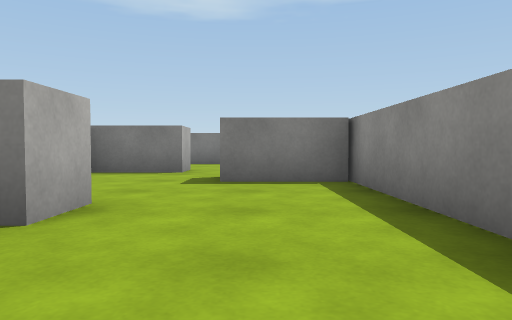
View 1 (above)

24 first-person views from a walk through a Unity game level. The camera is 0.27 m above the floor, tilts 2° down and sees 70° across. The floor is counted in squares, 0.5 m on a side. Each view is taken from the middle of a square. On the plan, view 1 faces up. The plan holds only what a view shows up to about 9 squares ahead; the rest is blank. The player is left out. Surface patterns are stand-ins for the level's own textures.

View 2
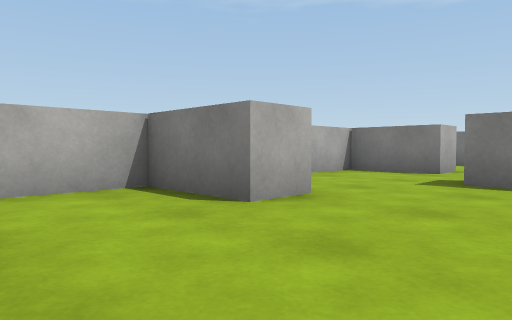

View 3
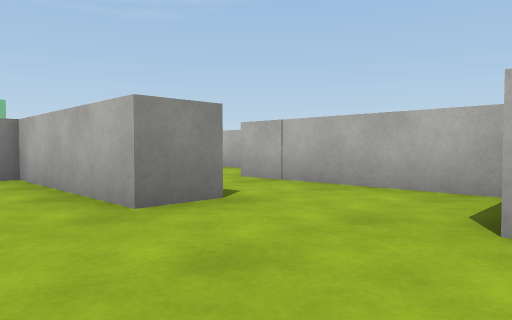

View 4
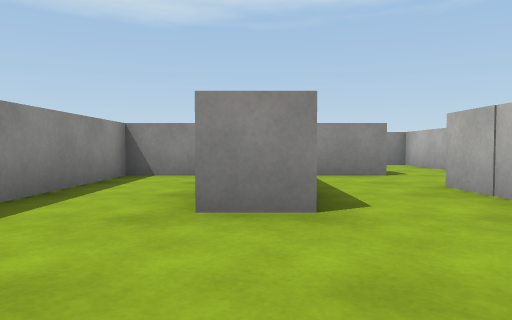

View 5
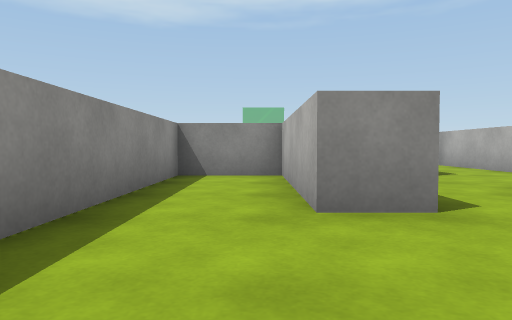

View 6
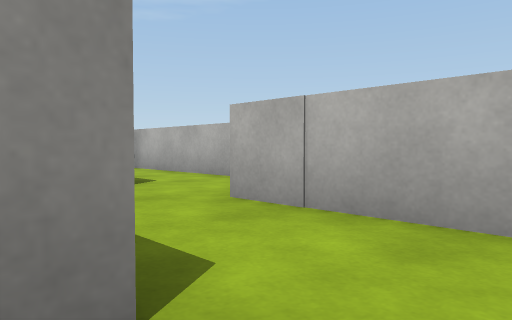

View 7
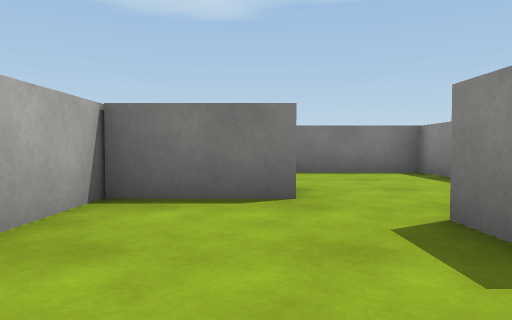

View 8
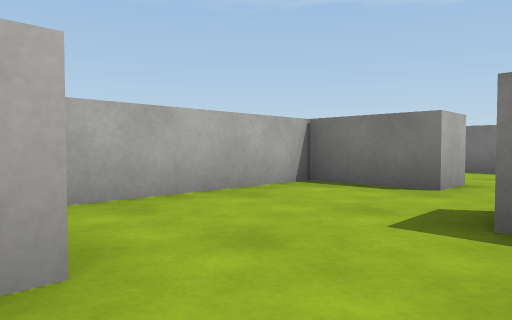

View 9
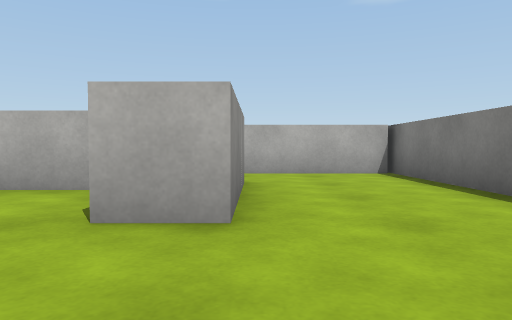

View 10
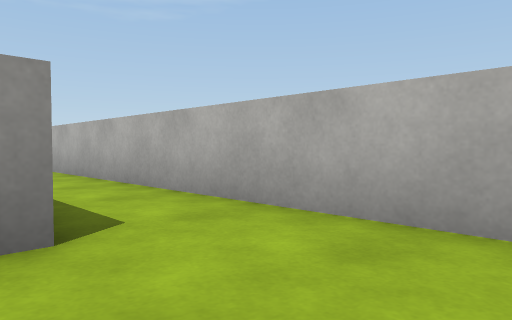

View 11
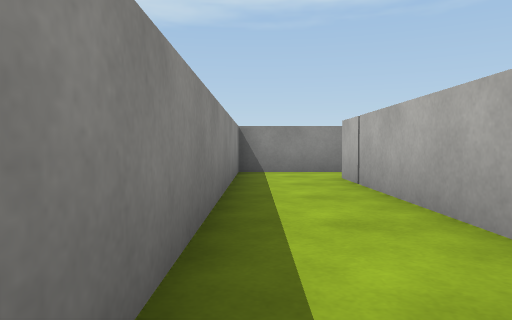

View 12
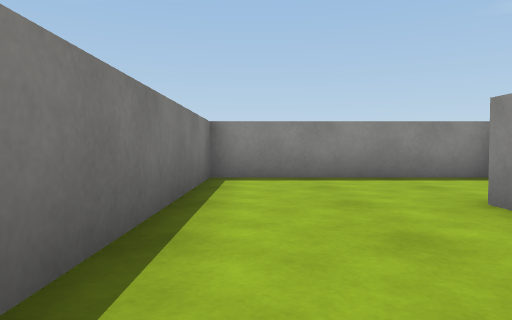

View 13
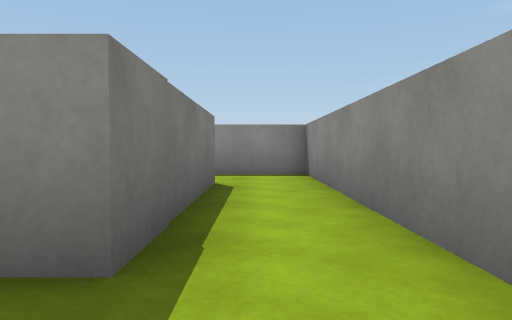

View 14
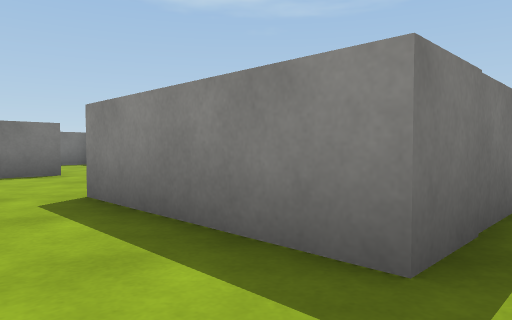

View 15
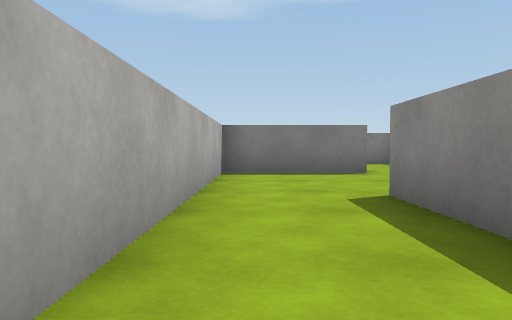

View 16
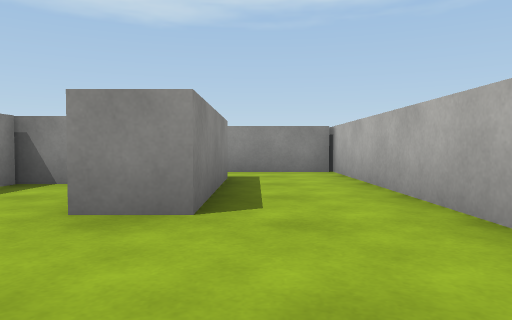

View 17
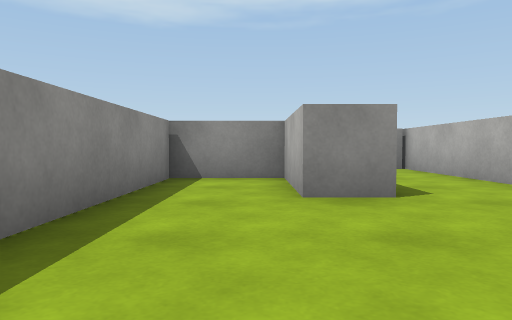

View 18
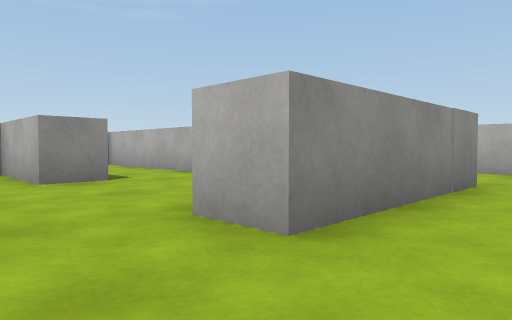

View 19
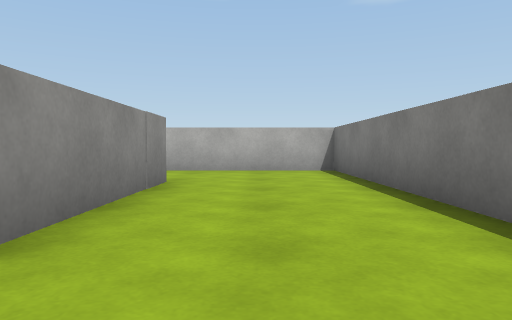

View 20
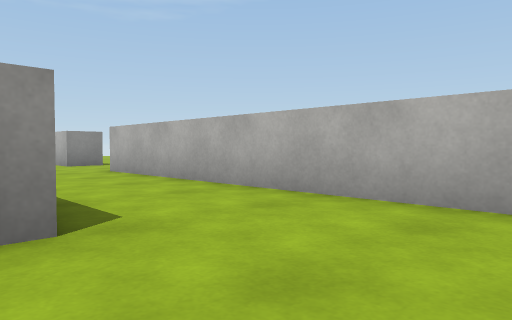

View 21
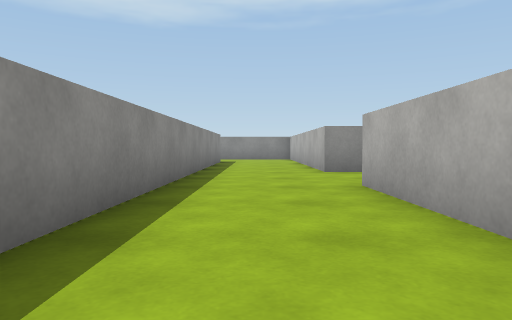

View 22
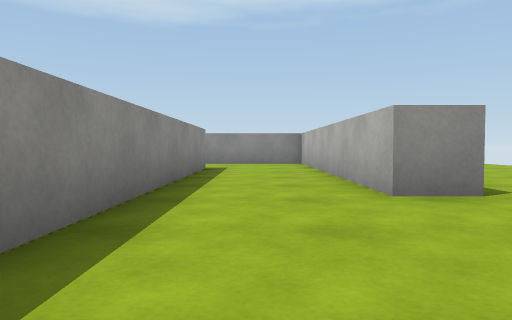

View 23
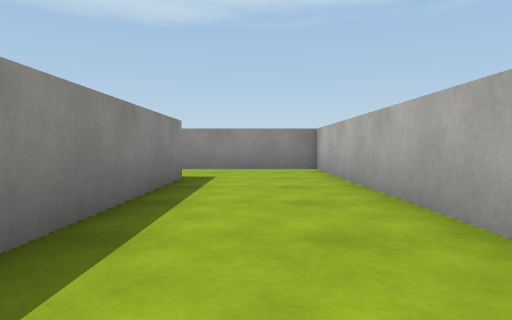

View 24
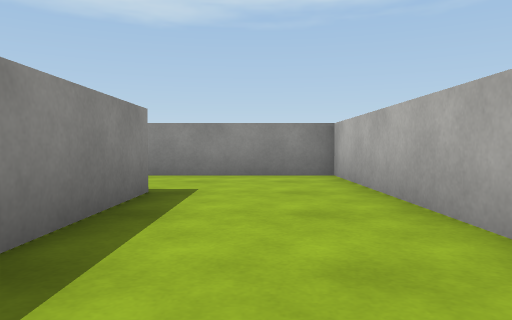

### Floor plan
Points are (right, up) in squares from view 1. A wall is a line through its corners. A room is listed if a view was taken in it or the views show most of it. See-through windows are left out.
Room 1 (views 1, 2, 3, 4, 5, 6, 7, 8)
walls: (-1.6, 0) (-0.5, 0) (-0.5, -4) (1.5, -4) (1.5, 6); (-1.6, 3.6) (-1.6, 2.5) (-3.6, 2.5) (-3.6, -2); (-0.6, 6) (-0.6, 6.8); (1.5, 5.7) (-0.6, 5.7); (-3.6, -4) (-2.1, -4); (-5.5, -4.1) (-5.5, -5.5); (-1.6, 7.8) (-3.6, 7.8) (-3.6, 4.1)
ways out: opening at (-1, 8) to room 2; opening at (-4.5, -4.5)
Room 2 (views 9, 10, 11, 12)
walls: (-4.6, 8.8) (-1.6, 8.8) (-1.6, 7.8); (-6.5, 11.8) (-6.5, 0.6) (-10.5, 0.6); (1.5, 6.8) (1.5, 11.8) (-6.9, 11.8); (-10.6, -1) (-4.6, -1) (-4.6, 6.5)
ways out: opening at (-1, 8) to room 1; opening at (-10, 0) to room 3
Room 3 (views 13, 14, 15, 16)
walls: (-10.5, 0.6) (-10.5, 4.1) (-9.5, 4.1) (-9.5, 1.6) (-7.5, 1.6) (-7.5, 5.9); (-9.7, 7.6) (-12.7, 7.6) (-12.7, -1.5); (-12.6, -1) (-10.6, -1)
ways out: opening at (-10, 0) to room 2; opening at (-8.5, 8) to room 4
Room 4 (views 17, 18, 19, 20, 21, 22, 23, 24)
walls: (-16.5, 0) (-16.5, -8) (-12.9, -8); (-13.8, 8.6) (-9.7, 8.6) (-9.7, 7.6); (-13.7, -5.5) (-13.7, 6.2); (-10.5, 11.8) (-16.5, 11.8) (-16.5, 2.8)
ways out: opening at (-8.5, 8) to room 3; opening at (-17, 1.5)

Positions as (right, up) in squares from view 1, and headings:
1: (0, 0), facing up
2: (1, 0), facing up-left
3: (1, 3), facing down-left
4: (-1, 3), facing down
5: (0, 3), facing down
6: (-1, 1), facing down-left
7: (-2, 4), facing up
8: (0, 3), facing up-left
9: (1, 9), facing left
10: (-4, 11), facing down-left
11: (-5, 7), facing down
12: (-5, 11), facing right
13: (-12, 0), facing right
14: (-12, 0), facing up-right
15: (-12, 0), facing up
16: (-11, 7), facing down
17: (-9, 8), facing down
18: (-8, 10), facing down-left
19: (-8, 10), facing left
20: (-13, 11), facing down-left
21: (-15, 8), facing down
22: (-15, 4), facing down
23: (-15, 1), facing down
24: (-15, -1), facing down
